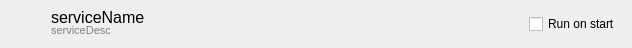
<?xml version="1.0" encoding="UTF-8"?>
<ui version="4.0">
 <class>ServiceItemWidget</class>
 <widget class="QWidget" name="ServiceItemWidget">
  <property name="geometry">
   <rect>
    <x>0</x>
    <y>0</y>
    <width>632</width>
    <height>48</height>
   </rect>
  </property>
  <property name="minimumSize">
   <size>
    <width>0</width>
    <height>48</height>
   </size>
  </property>
  <property name="windowTitle">
   <string>Form</string>
  </property>
  <layout class="QHBoxLayout" name="mainLayout">
   <property name="spacing">
    <number>0</number>
   </property>
   <item>
    <widget class="QWidget" name="spacer" native="true">
     <property name="minimumSize">
      <size>
       <width>4</width>
       <height>0</height>
      </size>
     </property>
     <property name="maximumSize">
      <size>
       <width>4</width>
       <height>16777215</height>
      </size>
     </property>
    </widget>
   </item>
   <item>
    <widget class="QLabel" name="labelStatus">
     <property name="sizePolicy">
      <sizepolicy hsizetype="Fixed" vsizetype="Fixed">
       <horstretch>0</horstretch>
       <verstretch>0</verstretch>
      </sizepolicy>
     </property>
     <property name="minimumSize">
      <size>
       <width>36</width>
       <height>0</height>
      </size>
     </property>
     <property name="text">
      <string/>
     </property>
     <property name="pixmap">
      <pixmap>icons/stopped.png</pixmap>
     </property>
    </widget>
   </item>
   <item>
    <layout class="QVBoxLayout" name="verticalLayout">
     <property name="spacing">
      <number>0</number>
     </property>
     <property name="sizeConstraint">
      <enum>QLayout::SetNoConstraint</enum>
     </property>
     <property name="topMargin">
      <number>0</number>
     </property>
     <item>
      <widget class="QLabel" name="labelName">
       <property name="font">
        <font>
         <pointsize>12</pointsize>
         <weight>50</weight>
         <bold>false</bold>
        </font>
       </property>
       <property name="text">
        <string>serviceName</string>
       </property>
      </widget>
     </item>
     <item>
      <widget class="QLabel" name="labelDesc">
       <property name="font">
        <font>
         <pointsize>8</pointsize>
        </font>
       </property>
       <property name="styleSheet">
        <string notr="true">color:gray;</string>
       </property>
       <property name="text">
        <string>serviceDesc</string>
       </property>
      </widget>
     </item>
    </layout>
   </item>
   <item>
    <spacer name="horizontalSpacer">
     <property name="orientation">
      <enum>Qt::Horizontal</enum>
     </property>
     <property name="sizeHint" stdset="0">
      <size>
       <width>308</width>
       <height>20</height>
      </size>
     </property>
    </spacer>
   </item>
   <item>
    <layout class="QGridLayout" name="gridLayout">
     <item row="0" column="0">
      <widget class="QPushButton" name="buttonStart">
       <property name="sizePolicy">
        <sizepolicy hsizetype="Fixed" vsizetype="Fixed">
         <horstretch>0</horstretch>
         <verstretch>0</verstretch>
        </sizepolicy>
       </property>
       <property name="maximumSize">
        <size>
         <width>36</width>
         <height>16777215</height>
        </size>
       </property>
       <property name="toolTip">
        <string>Start service</string>
       </property>
       <property name="text">
        <string/>
       </property>
       <property name="icon">
        <iconset>
         <normaloff>:/data/start.png</normaloff>:/data/start.png</iconset>
       </property>
       <property name="flat">
        <bool>true</bool>
       </property>
      </widget>
     </item>
     <item row="0" column="1">
      <widget class="QPushButton" name="buttonReload">
       <property name="sizePolicy">
        <sizepolicy hsizetype="Fixed" vsizetype="Fixed">
         <horstretch>0</horstretch>
         <verstretch>0</verstretch>
        </sizepolicy>
       </property>
       <property name="maximumSize">
        <size>
         <width>36</width>
         <height>16777215</height>
        </size>
       </property>
       <property name="toolTip">
        <string>Reload service</string>
       </property>
       <property name="text">
        <string/>
       </property>
       <property name="icon">
        <iconset>
         <normaloff>:/data/reload.png</normaloff>:/data/reload.png</iconset>
       </property>
       <property name="flat">
        <bool>true</bool>
       </property>
      </widget>
     </item>
     <item row="0" column="4">
      <widget class="QCheckBox" name="checkStart">
       <property name="text">
        <string>Run on start</string>
       </property>
      </widget>
     </item>
     <item row="0" column="2">
      <widget class="QPushButton" name="buttonStop">
       <property name="sizePolicy">
        <sizepolicy hsizetype="Fixed" vsizetype="Fixed">
         <horstretch>0</horstretch>
         <verstretch>0</verstretch>
        </sizepolicy>
       </property>
       <property name="maximumSize">
        <size>
         <width>36</width>
         <height>16777215</height>
        </size>
       </property>
       <property name="toolTip">
        <string>Stop service</string>
       </property>
       <property name="text">
        <string/>
       </property>
       <property name="icon">
        <iconset>
         <normaloff>:/data/stop.png</normaloff>:/data/stop.png</iconset>
       </property>
       <property name="flat">
        <bool>true</bool>
       </property>
      </widget>
     </item>
     <item row="0" column="3">
      <widget class="QPushButton" name="buttonInfo">
       <property name="sizePolicy">
        <sizepolicy hsizetype="Fixed" vsizetype="Fixed">
         <horstretch>0</horstretch>
         <verstretch>0</verstretch>
        </sizepolicy>
       </property>
       <property name="maximumSize">
        <size>
         <width>36</width>
         <height>16777215</height>
        </size>
       </property>
       <property name="toolTip">
        <string>More Information</string>
       </property>
       <property name="text">
        <string/>
       </property>
       <property name="flat">
        <bool>true</bool>
       </property>
      </widget>
     </item>
    </layout>
   </item>
  </layout>
 </widget>
 <resources/>
 <connections/>
</ui>
